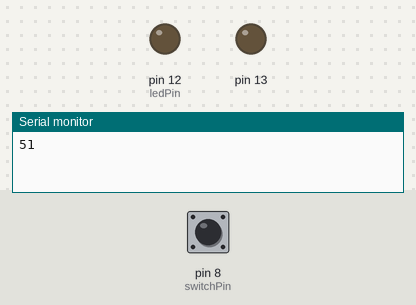
A sketch run on a simulated Arduino Uno, built with avr-gcc and run on an emulated ATmega328P. Parts: output pins drawn as LEDs (lit = HIGH), the last lines printed to the serial monitor. The inputs (shaded band) are chosen by the test bench; at power-on: pin 8 (switchPin) HIGH.

Above: at 1.2 s.
1.3 s: pin 8 (switchPin) pulsed LOW 2 times (0.12 s each, 0.3 s apart)
At 2.7 s:
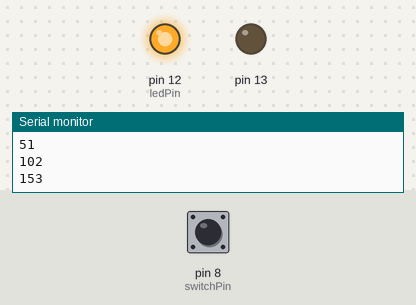
Timing chart, 0 to 4.3 s (numbered marks = the images above; inputs shaded):
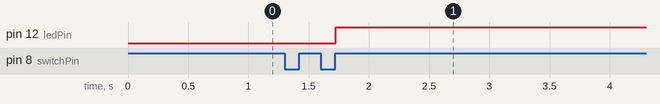

The sketch:

btn.ino
```cpp
/**
 * This turn on and off the LED light on btn click.
 */

 #define DEBUG 1

const int switchPin = 8;
const int ledPin = 12;

unsigned int ledLevel = 0;
boolean lastButton = LOW;
boolean currentButton = LOW;

void setup() {
  pinMode(switchPin,INPUT);
  pinMode(ledPin,OUTPUT);
  pinMode(13,OUTPUT);
  digitalWrite(13,LOW);
  #if DEBUG==1
  Serial.begin(9600);
  #endif
}

void loop() {
  //get if btn was press.
  currentButton = debounce(lastButton);

  if(lastButton == LOW && currentButton == HIGH){
    ledLevel += 51;
    if(ledLevel > 255)
      ledLevel = 0;
    #if DEBUG==1
    Serial.println(ledLevel);
    #endif
  }
  lastButton = currentButton;
  analogWrite(ledPin,ledLevel);

}

//resolve the bounce of the btn problome.
boolean debounce(boolean last){
  //get current state.
  bool current = digitalRead(switchPin);
  if(last != current){//case changed
    delay(5);
    current = digitalRead(switchPin);
  }
  return current;
}
```

Measured:
- after the input at 1.3 s, pin 12 (ledPin): LOW → HIGH after 0.43 s
